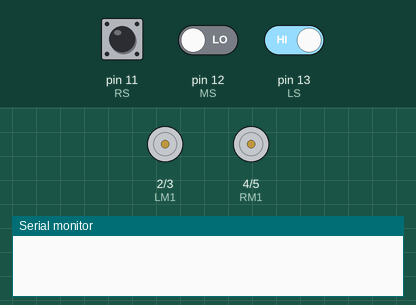
Bench run of a sketch on a simulated Arduino Uno, built with avr-gcc and run on an emulated ATmega328P. Parts: motor-driver pin pairs drawn as motors (green arrow = first pin HIGH = forward, orange = second pin HIGH = backward, longer = more drive), the last lines printed to the serial monitor. Inputs (shaded band) come from the test bench; at power-on: pin 11 (RS) HIGH, pin 12 (MS) LOW, pin 13 (LS) HIGH.

Above: at 1.2 s.
1.3 s: pin 11 (RS) driven LOW
At 1.6 s:
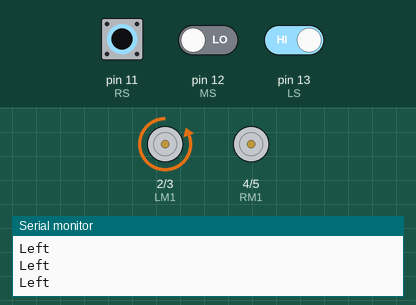
2.8 s: pin 12 (MS) driven HIGH
At 3.1 s:
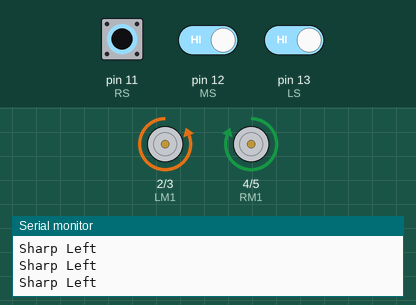
4.3 s: pin 13 (LS) driven LOW
At 5.4 s:
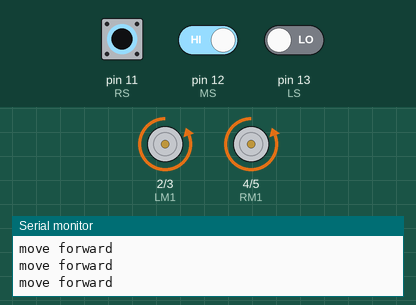
5.8 s: pin 11 (RS) driven HIGH
At 6.6 s:
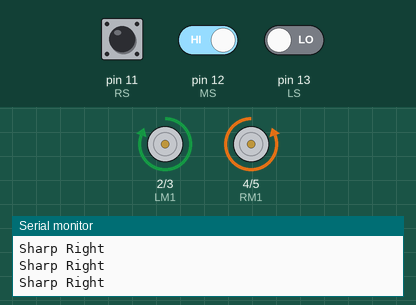
7.3 s: pin 12 (MS) driven LOW
At 8.5 s:
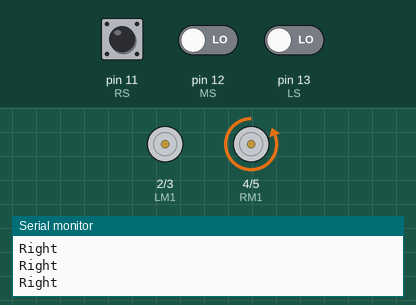
8.8 s: pin 11 (RS) pulsed LOW 5 times (0.12 s each, 0.3 s apart)
At 9.01 s:
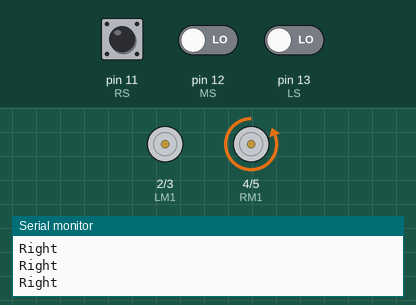
Timing chart, 0 to 11.8 s (numbered marks = the images above; inputs shaded):
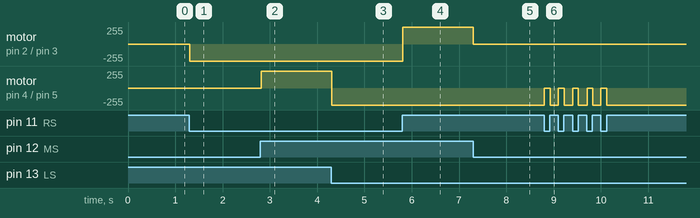

Measured:
- after the input at 1.3 s, motor on pin 2 (LM1) / pin 3 (LM2): stopped → backward 255/255 at once
- after the input at 2.8 s, motor on pin 4 (RM1) / pin 5 (RM2): stopped → forward 255/255 at once
- after the input at 4.3 s, motor on pin 4 (RM1) / pin 5 (RM2): forward 255/255 → backward 255/255 at once
- after the input at 5.8 s, motor on pin 2 (LM1) / pin 3 (LM2): backward 255/255 → forward 255/255 at once
- after the input at 7.3 s, motor on pin 2 (LM1) / pin 3 (LM2): forward 255/255 → stopped at once
- after the input at 8.8 s, motor on pin 4 (RM1) / pin 5 (RM2): alternates backward 255/255 for 0.18 s and stopped for 0.12 s, 10 changes in all, then stays backward 255/255, starting at once

The sketch:

3CH_IRline13a.ino
```cpp
#define MS 12      // Middle Sensor
#define LS 13      // Left sensor
#define RS 11      // Right sensor

#define LM1 2       // left motor
#define LM2 3       // left motor
#define RM1 4       // right motor
#define RM2 5       // right motor

void setup()
{
  Serial.begin(9600);
  pinMode(MS, INPUT);
  pinMode(LS, INPUT);
  pinMode(RS, INPUT);
  pinMode(LM1, OUTPUT);
  pinMode(LM2, OUTPUT);
  pinMode(RM1, OUTPUT);
  pinMode(RM2, OUTPUT);
}

void loop()
{

  if(digitalRead(MS))     // Middle Sensor On Line
  {
    if(!digitalRead(LS) && !digitalRead(RS)) //LS and RS not on line
    {
    Serial.println("move forward");
    digitalWrite(LM1, LOW);
    digitalWrite(LM2, HIGH);
    digitalWrite(RM1, LOW);
    digitalWrite(RM2, HIGH);
    }
    else if(digitalRead(LS) && !digitalRead(RS)) //Sharp Left
    {
    Serial.println("Sharp Left");
    digitalWrite(LM1, LOW);
    digitalWrite(LM2, HIGH);
    digitalWrite(RM1, HIGH);
    digitalWrite(RM2, LOW);
    }
    else if(!digitalRead(LS) && digitalRead(RS)) //Sharp Right
    {
    Serial.println("Sharp Right");
    digitalWrite(LM1, HIGH);
    digitalWrite(LM2, LOW);
    digitalWrite(RM1, LOW);
    digitalWrite(RM2, HIGH);
    }
    else if(digitalRead(LS) && digitalRead(RS))
    {
    digitalWrite(LM1, LOW);
    digitalWrite(LM2, LOW);
    digitalWrite(RM1, LOW);
    digitalWrite(RM2, LOW);
    Serial.println("Stop");
    }
  }
  else
  {
  if(digitalRead(LS) && !digitalRead(RS))     // Turn left
  {
    digitalWrite(LM1, LOW);
    digitalWrite(LM2, HIGH);
    digitalWrite(RM1, LOW);
    digitalWrite(RM2, LOW);
    Serial.println("Left");
  }
  else if(!digitalRead(LS) && digitalRead(RS))     // turn right
  {
    digitalWrite(LM1, LOW);
    digitalWrite(LM2, LOW);
    digitalWrite(RM1, LOW);
    digitalWrite(RM2, HIGH);
    Serial.println("Right");
  }
    else if(!digitalRead(LS) && !digitalRead(RS))     // turn right
  {
    digitalWrite(LM1, LOW);
    digitalWrite(LM2, LOW);
    digitalWrite(RM1, LOW);
    digitalWrite(RM2, LOW);
  }
  }
  delay(5);
}
```
